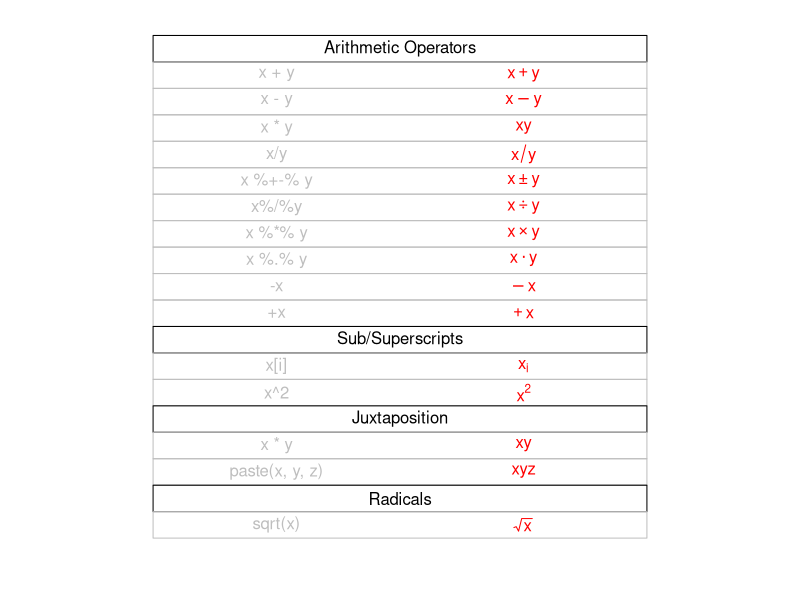
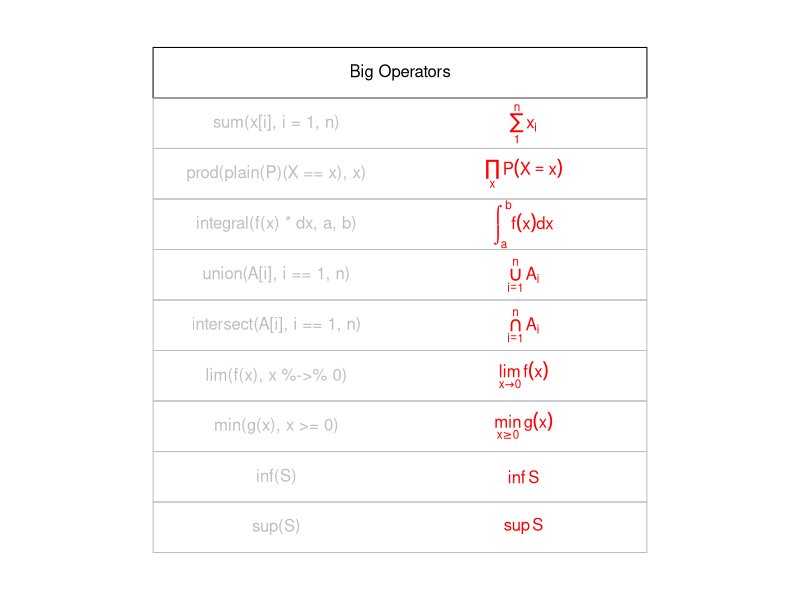

These charts were generated, in order, by the following R code: (Note: this script raises an error after producing the figures.)
 require(datasets)

 require(grDevices); require(graphics)

 ## --- "math annotation" in plots :
 
pdf(file="c:/proc/prod/test.pdf", 7, 10, onefile=TRUE, paper="letter")
win.graph(10, 10, 10)
 ######
 # create tables of mathematical annotation functionality
 ######
 make.table <- function(nr, nc) {
     savepar <- par(mai=rep(0, 4), pty="m")
     plot(c(0, nc*2 + 1), c(0, -(nr + 1)),
          type="n", xlab="", ylab="", axes=FALSE)
     savepar
 }

 get.r <- function(i, nr) {
     i %% nr + 1
 }

 get.c <- function(i, nr) {
     i %/% nr + 1
 }

 draw.title.cell <- function(title, i, nr) {
     r <- get.r(i, nr)
     c <- get.c(i, nr)
     text(2*c - .5, -r, title)
     rect((2*(c - 1) + .5), -(r - .5), (2*c + .5), -(r + .5))
 }

 draw.plotmath.cell <- function(expr, i, nr, string = NULL) {
     r <- get.r(i, nr)
     c <- get.c(i, nr)
     if (is.null(string)) {
         string <- deparse(expr)
         string <- substr(string, 12, nchar(string) - 1)
     }
     text((2*(c - 1) + 1), -r, string, col="Grey")
     text((2*c), -r, expr, adj=c(.5,.5), col="Red")
     rect((2*(c - 1) + .5), -(r - .5), (2*c + .5), -(r + .5), border="grey")
 }

nr <- 20

nc <- 1

oldpar <- make.table(nr, nc)

i <- 0

draw.title.cell("Arithmetic Operators", i, nr); i <- i + 1

draw.plotmath.cell(expression(x + y), i, nr); i <- i + 1

draw.plotmath.cell(expression(x - y), i, nr); i <- i + 1

draw.plotmath.cell(expression(x * y), i, nr); i <- i + 1

draw.plotmath.cell(expression(x / y), i, nr); i <- i + 1

draw.plotmath.cell(expression(x %+-% y), i, nr); i <- i + 1

draw.plotmath.cell(expression(x %/% y), i, nr); i <- i + 1

draw.plotmath.cell(expression(x %*% y), i, nr); i <- i + 1

draw.plotmath.cell(expression(x %.% y), i, nr); i <- i + 1

draw.plotmath.cell(expression(-x), i, nr); i <- i + 1

draw.plotmath.cell(expression(+x), i, nr); i <- i + 1

draw.title.cell("Sub/Superscripts", i, nr); i <- i + 1

draw.plotmath.cell(expression(x[i]), i, nr); i <- i + 1

draw.plotmath.cell(expression(x^2), i, nr); i <- i + 1

draw.title.cell("Juxtaposition", i, nr); i <- i + 1

draw.plotmath.cell(expression(x * y), i, nr); i <- i + 1

draw.plotmath.cell(expression(paste(x, y, z)), i, nr); i <- i + 1

draw.title.cell("Radicals", i, nr); i <- i + 1

draw.plotmath.cell(expression(sqrt(x)), i, nr); i <- i + 1
t <- expression(sqrt(x))

### Big Operators

 nr <- 10

 nc <- 1

 make.table(nr, nc)

 i <- 0

 draw.title.cell("Big Operators", i, nr); i <- i + 1

 draw.plotmath.cell(expression(sum(x[i], i=1, n)), i, nr); i <- i + 1

 draw.plotmath.cell(expression(prod(plain(P)(X == x), x)), i, nr); i <- i + 1

 draw.plotmath.cell(expression(integral(f(x) * dx, a, b)), i, nr); i <- i + 1

 draw.plotmath.cell(expression(union(A[i], i==1, n)), i, nr); i <- i + 1

 draw.plotmath.cell(expression(intersect(A[i], i==1, n)), i, nr); i <- i + 1

 draw.plotmath.cell(expression(lim(f(x), x %->% 0)), i, nr); i <- i + 1

 draw.plotmath.cell(expression(min(g(x), x >= 0)), i, nr); i <- i + 1

 draw.plotmath.cell(expression(inf(S)), i, nr); i <- i + 1

 draw.plotmath.cell(expression(sup(S)), i, nr); i <- i + 1

dev.off()


## Build Output
 nr <- 10

 nc <- 1

oldpar <- make.table(nr, nc)
 i <- 0
?rect
rect(1, 1.5, 2, 2.5)

sdat$Close
text(sdat$Close)
text(sdat[nrow(sdat),c("Symbol", "Date", "Time", "Close", "Change","Bid","Ask","PctChg")], i, nr) ; i <- i+1
